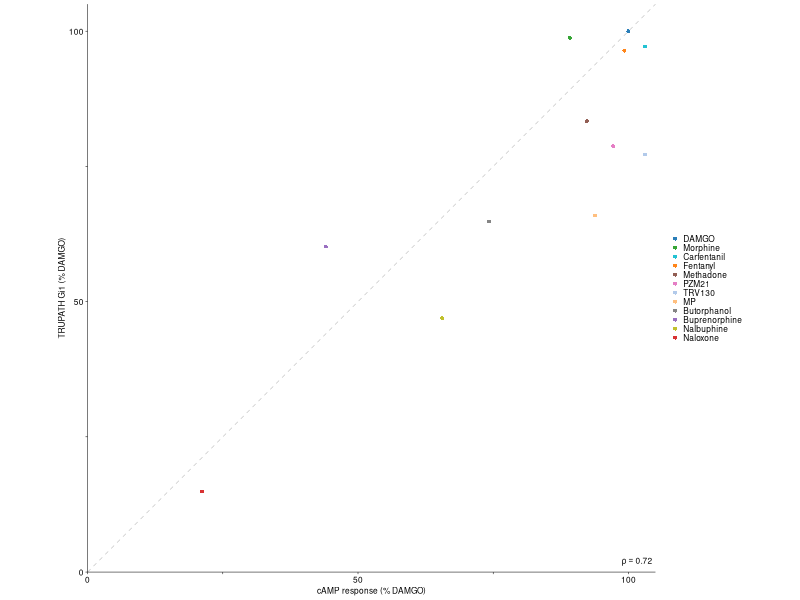

R code for this plot:
library(tidyverse)
library(readxl)

setwd("/Users/mkh/GitHub/mor_dms_analysis/trupath_vs_camp_efficacy")

# Headers in the source spreadsheet are flipped:
#   "cAMP Response" column is actually TRUPATH Gi1 (already % DAMGO).
#   "TRUPATH (Gi1)" column is actually raw cAMP BRET ΔEmax that needs normalising.
dat <- read_excel("WT_cAMP_vs_TRUPATH_All_Drugs.xlsx",
                  sheet = "cAMP vs TRUPATH (WT)") %>%
  rename(trupath_pct = `cAMP Response`,
         camp_raw    = `TRUPATH (Gi1)`) %>%
  filter(!is.na(trupath_pct), !is.na(camp_raw))

# Normalise cAMP BRET ΔEmax to % DAMGO (DAMGO = 100)
damgo_camp <- dat$camp_raw[dat$Ligand == "DAMGO"]
dat <- dat %>%
  mutate(camp_pct = camp_raw / damgo_camp * 100)

# 0.5 pt linewidth in ggplot2 units
lw <- 0.5 / 2.835

base_theme <- theme_classic(base_size = 6, base_family = "Helvetica") +
  theme(
    text             = element_text(color = "black", size = 6, face = "plain", family = "Helvetica"),
    axis.text        = element_text(color = "black", size = 6, face = "plain", family = "Helvetica"),
    axis.title       = element_text(color = "black", size = 6, face = "plain", family = "Helvetica"),
    axis.line        = element_line(color = "black", linewidth = lw),
    axis.ticks       = element_line(color = "black", linewidth = lw),
    plot.title       = element_text(color = "black", size = 6, face = "plain", family = "Helvetica", hjust = 0.5),
    plot.background  = element_rect(fill = NA, color = NA),
    panel.background = element_rect(fill = NA, color = NA),
    legend.position  = "right",
    legend.title     = element_blank(),
    legend.text      = element_text(color = "black", size = 6, family = "Helvetica"),
    legend.key.size  = unit(2, "mm"),
    legend.key       = element_rect(fill = NA, color = NA),
    legend.background = element_rect(fill = NA, color = NA),
    legend.margin    = margin(0, 0, 0, 0),
    legend.box.spacing = unit(4, "mm"),
    aspect.ratio     = 1
  )

ligand_palette <- c(
  "DAMGO"         = "#1F77B4",
  "Fentanyl"      = "#FF7F0E",
  "Morphine"      = "#2CA02C",
  "Naloxone"      = "#D62728",
  "Buprenorphine" = "#9467BD",
  "Methadone"     = "#8C564B",
  "PZM21"         = "#E377C2",
  "Carfentanil"   = "#17BECF",
  "Nalbuphine"    = "#BCBD22",
  "Butorphanol"   = "#7F7F7F",
  "TRV130"        = "#AEC7E8",
  "MP"            = "#FFBB78"
)

# Pearson correlation across all WT ligands
rho_val <- cor(dat$camp_pct, dat$trupath_pct, method = "spearman")
corr_label <- sprintf("rho == %.2f", rho_val)

legend_order <- dat %>% arrange(desc(trupath_pct)) %>% pull(Ligand)

p <- ggplot(dat, aes(x = camp_pct, y = trupath_pct, color = Ligand)) +
  geom_abline(slope = 1, intercept = 0,
              color = "grey70", linewidth = lw, linetype = "dashed") +
  geom_point(shape = 16, size = 1.0, alpha = 0.95) +
  scale_color_manual(values = ligand_palette,
                     breaks = legend_order) +
  annotate("text", x = Inf, y = -Inf, label = corr_label, parse = TRUE,
           family = "Helvetica",
           hjust = 1.1, vjust = -0.8, size = 6 / .pt, color = "black") +
  scale_x_continuous(limits = c(0, 105), expand = c(0, 0),
                     breaks = c(0, 25, 50, 75, 100),
                     labels = function(x) ifelse(x %in% c(25, 75), "", as.character(x))) +
  scale_y_continuous(limits = c(0, 105), expand = c(0, 0),
                     breaks = c(0, 25, 50, 75, 100),
                     labels = function(x) ifelse(x %in% c(25, 75), "", as.character(x))) +
  coord_cartesian(clip = "off") +
  labs(
    x = "cAMP response (% DAMGO)",
    y = "TRUPATH Gi1 (% DAMGO)"
  ) +
  base_theme

ggsave("camp_vs_trupath_scatter.pdf", p,
       width = 68, height = 40, units = "mm",
       bg = "transparent")
message("Saved: ", file.path(getwd(), "camp_vs_trupath_scatter.pdf"))
